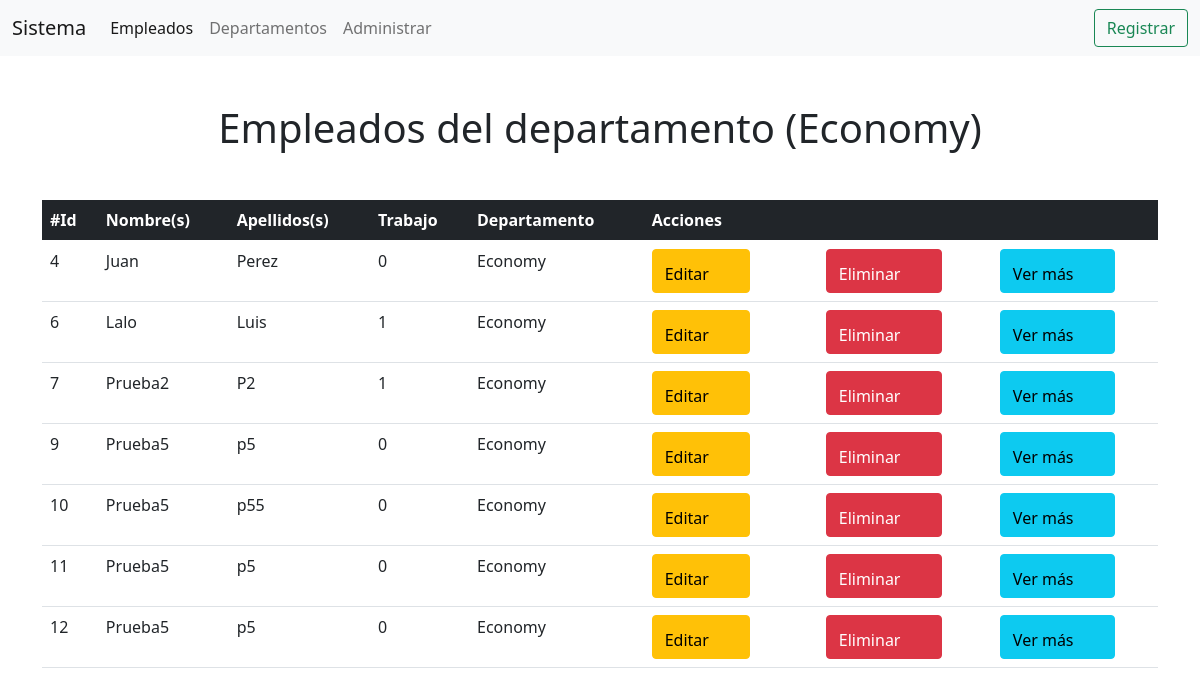
Page /list_by_department/Economy/ on the earlier database version.
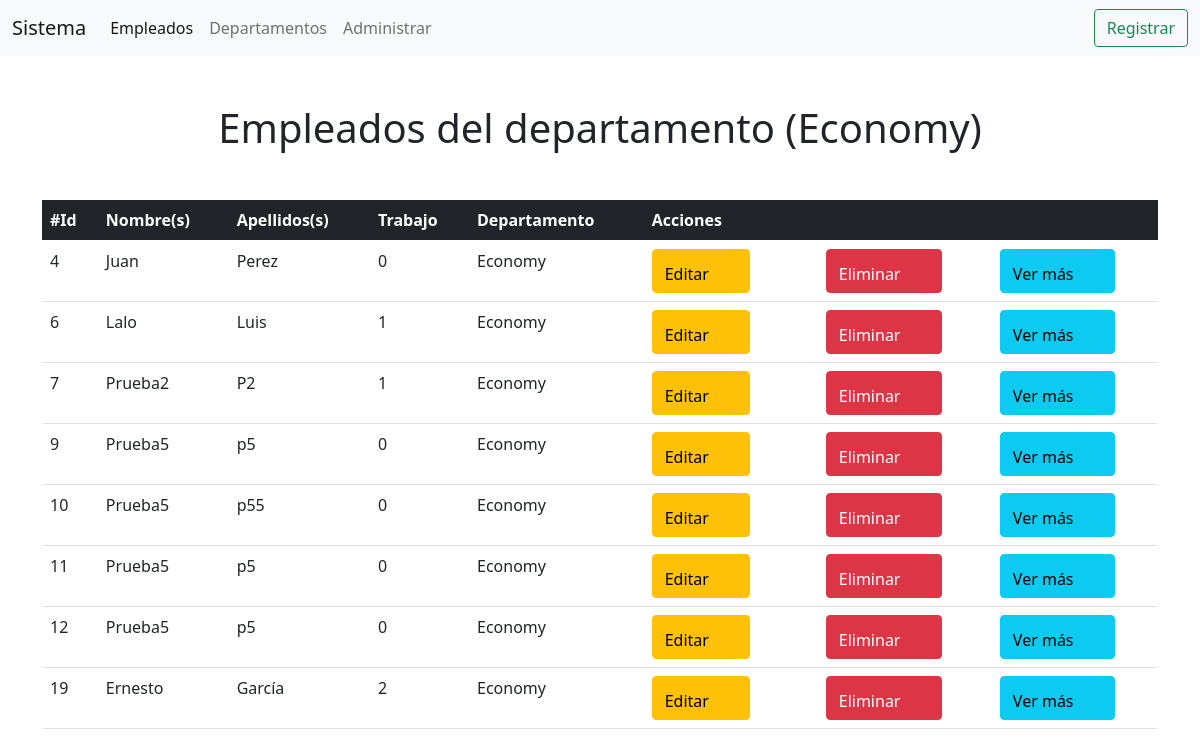
Same page on the later database version.
### apps/persona/models.py (models this page shows, shortened)
class Person(models.Model):
    jobs = [
        ('0', 'Contador'),
        ('1', 'Administrador'),
        ('2', 'Economista'),
        ('3', 'Sistemas'),
        ('4', 'Soporte'),
        ('5', 'Redes'),
        ('6', 'Web'),
        ('7', 'Apps')
    ]
    first_name = models.CharField('Name', max_length=50)
    last_name = models.CharField('Last Name', max_length=50)
    job = models.CharField('Job', max_length=50, choices=jobs)
    department = models.ForeignKey(Department, on_delete=models.CASCADE)
    habilidades = models.ManyToManyField(Habilidades)
    hoja_vida = RichTextField()
    avatar = models.ImageField('Avatar', upload_to='empleados', blank=True, null=True)
    class Meta:
        verbose_name = 'Empleado'
        verbose_name_plural = 'Empleados'

### apps/department/models.py (models this page shows, shortened)
class Department(models.Model):
    name = models.CharField('Name', max_length=50)
    short_name = models.CharField('Short name', max_length=50)
    anulate = models.BooleanField('Anulate', default=False)
    class Meta:
        verbose_name = 'Departamento'
        verbose_name_plural = 'Departamentos'

### apps/persona/views.py (the view)
# urls.py: path('list_by_department/<name>/', views.ListByDepartment.as_view(), name='list_by_department'),
class ListByDepartment(ListView):
    model = Person
    template_name = "Person/listByDepartment.html"
    context_object_name = "empleados"
    paginate_by = 10
    def get_queryset(self):
        department = self.kwargs['name']
        queryset = Person.objects.filter(
            department__name = department
        )
        return queryset
    def get_context_data(self, **kwargs):
        context = super().get_context_data(**kwargs)
        department = self.kwargs['name']
        context['department'] = department
        return context

### templates/Person/listByDepartment.html (shortened to what this page needs)
{% extends 'base.html' %}
{% block content %}
    {% include 'includes/header.html' %}
    <div class="container mt-5">
        <h1 class="text-center mt-5 mb-5">Empleados del departamento ({{department}})</h1>
        <table class="table">
            <thead class="table-dark">
              <tr>
                <th>#Id</th>
                <th>Nombre(s)</th>
                <th>Apellidos(s)</th>
                <th>Trabajo</th>
                <th>Departamento</th>
                <th>Acciones</th>
              </tr>
            </thead>
            <tbody>
                {% for empleado in empleados %}
                   <tr>
                       <td>{{empleado.id}}</td>
                       <td>{{empleado.first_name}}</td>
                       <td>{{empleado.last_name}}</td>
                       <td>{{empleado.job}}</td>
                       <td>{{empleado.department.name}}</td>
                       <td>
                        <div class="row">
                            <div class="col-md-4">
                                <form action="/update_empleado/{{empleado.id}}">
                                    <button type="submit" class="btn btn-warning">Editar  <box-icon name='edit-alt'></box-icon></button>
                                </form>
                            </div>
                            <div class="col-md-4">
                                <form>
                                    <button type="submit" class="btn btn-danger">Eliminar  <box-icon name='trash' ></box-icon></button>
                                </form>
                            </div>
                            <div class="col-md-4">
                                <form action="/ver_empleado/{{empleado.id}}">
                                    <button type="submit" class="btn btn-info">Ver más  <box-icon name='user-pin' ></box-icon></button>
                                </form>
                            </div>
                        </div>
                       </td>
                   </tr>
                {% endfor %}
            </tbody>
          </table>
    </div>
{% endblock content %}

Differences in the rows shown:
added Person: id "19", first_name "Ernesto", last_name "García", job "2", department.name "Economy"
